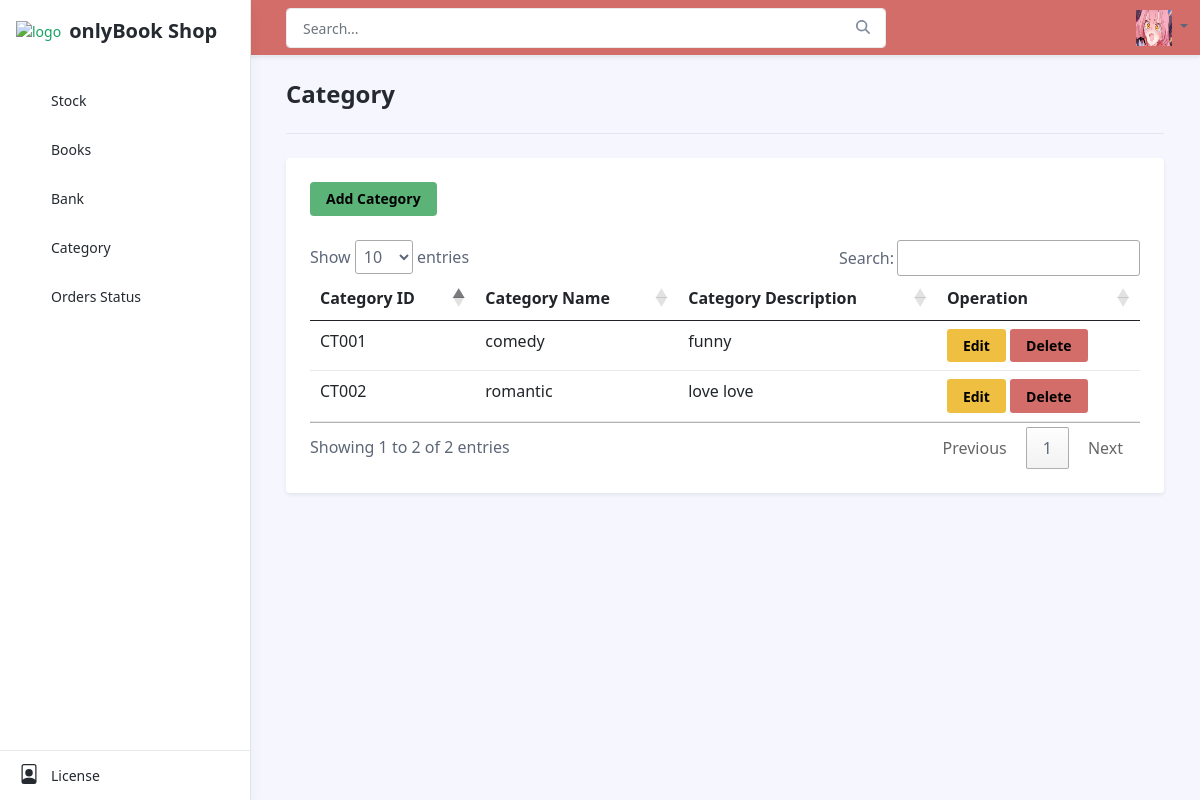
Page /admin_system/index.php on the earlier database version.
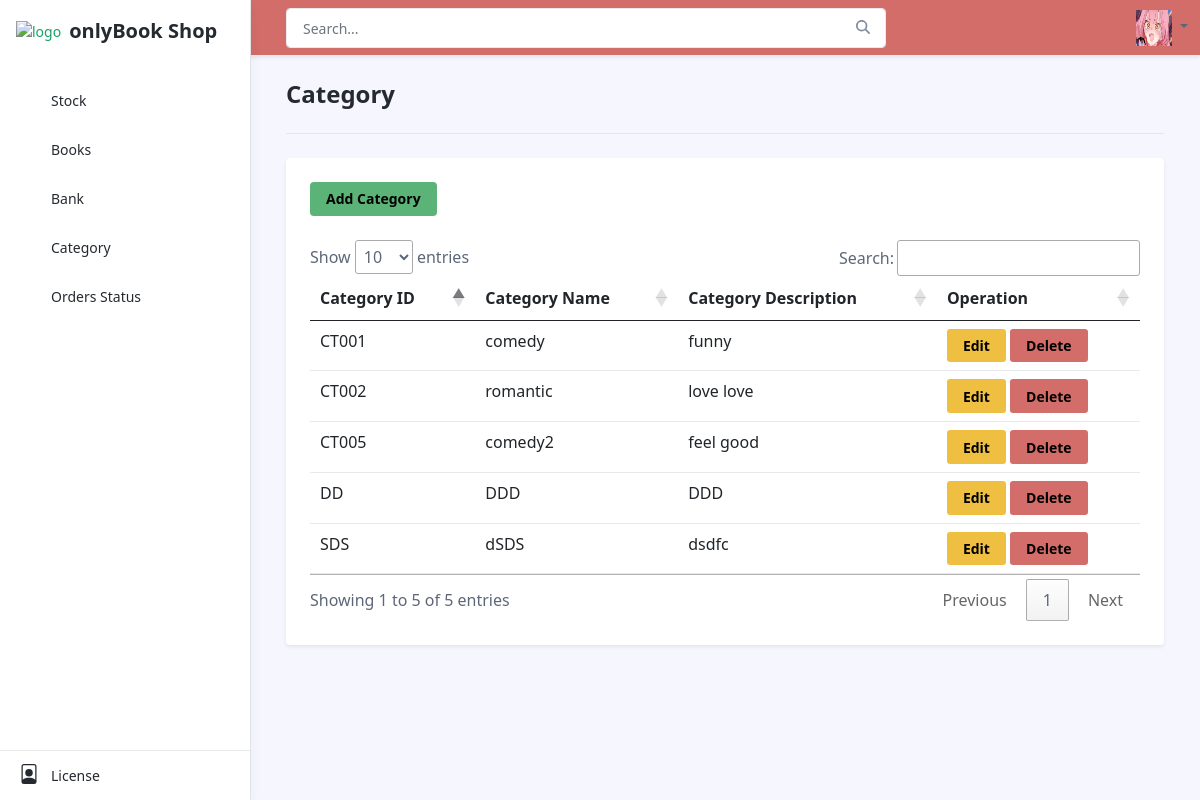
Same page on the later database version.
### tables this page shows
CREATE TABLE `category` (
  `category_id` varchar(100) NOT NULL,
  `category_name` varchar(100) NOT NULL,
  `cate_descrip` text NOT NULL,
  PRIMARY KEY (`category_id`)
);

### admin_system/category/index.php (the view, shortened to what this page needs)
<?php
require("../connect_db.php");
$sql = " SELECT * FROM category";
$rs = mysqli_query($conn, $sql);
?>
<h1 class="app-page-title">Category</h1>
<hr class="mb-4">
<div class="row g-4 setting-section">
    <div class="col-12 col-md-12">
        <div class="app-card app-card-setting shadow-sm p-4">
            <div class="app-card-body">
                <div class="row g-3 mb-4 align-items-center justify-content-between">
                    <div class="col-auto">
                        <a href="?page=<?=$_GET['page']?>&function=add" class="btn btn-success ">
                            Add Category
                        </a>
                    </div>
                </div>
                <table class="table" id="tabelAll">
                    <thead>
                        <tr>
                            <th scope="col">Category ID</th>
                            <th scope="col">Category Name</th>
                            <th scope="col">Category Description</th>
                            <th scope="col">Operation</th>
                        </tr>
                    </thead>
                    <tbody>
                        <?php foreach ($rs as $data) : ?>
                            <tr>
                                <td><?= $data['category_id'] ?></td>
                                <td><?= $data['category_name'] ?></td>
                                <td><?= $data['cate_descrip'] ?></td>
                                <td>
                                    <a href="?page=<?=$_GET['page']?>&function=update&id=<?=$data['category_id']?>" class="btn btn-sm btn-warning">Edit</a>
                                    <a href="?page=<?=$_GET['page']?>&function=delete&id=<?=$data['category_id']?>" onclick="return confirm('Are you sure??')" class="btn btn-sm btn-danger">Delete</a>
                                </td>
                            </tr>
                        <?php endforeach ?>
                    </tbody>
                </table>
            </div>
        </div>
    </div>
</div>

Differences in the rows shown:
added category: category_id "CT005", category_name "comedy2", cate_descrip "feel good"
added category: category_id "DD", category_name "DDD", cate_descrip "DDD"
added category: category_id "SDS", category_name "dSDS", cate_descrip "dsdfc"
Other differences:
text written by a page script: "Show entries Search: Showing 1 to 2 of 2 entries Previous 1 Next" → "Show entries Search: Showing 1 to 5 of 5 entries Previous 1 Next"
